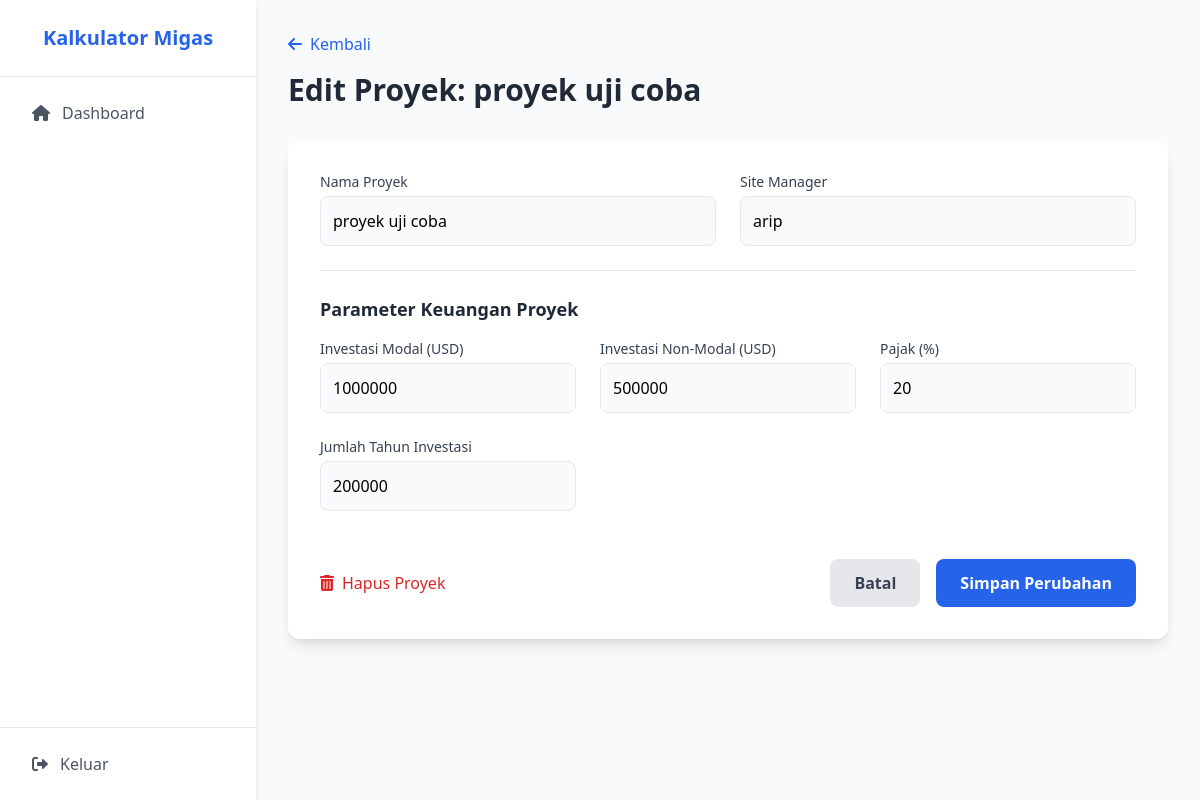
Page /edit-project.php?id=8 (signed in) on the committed database.
### tables this page shows
CREATE TABLE `projects` (
  `id` bigint UNSIGNED NOT NULL,
  `name` varchar(255) NOT NULL,
  `site_manager` varchar(255) NOT NULL,
  `invest_capital` int NOT NULL,
  `invest_noncapital` int NOT NULL,
  `tax` int NOT NULL,
  `depreciation` int NOT NULL,
  `user_id` bigint UNSIGNED NOT NULL,
  `created_at` timestamp NOT NULL,
  `updated_at` timestamp NOT NULL
);

### edit-project.php (the view, shortened to what this page needs)
<?php
$user_id = $_SESSION['user_id'];
require_once "config.php";
$project_id = isset($_GET['id']) ? trim($_GET['id']) : null;
$name = $site_manager = $invest_capital = $invest_noncapital = $tax = "";
$investment_years_display = "";
$validation_errors = [];
if ($_SERVER["REQUEST_METHOD"] == "POST") {
    $name = trim($_POST['name']);
    $site_manager = trim($_POST['site_manager']);
    $invest_capital = trim($_POST['invest_capital']);
    $invest_noncapital = trim($_POST['invest_noncapital']);
    $tax = trim($_POST['tax']);
    $investment_years_input = trim($_POST['investment_years']);
    if (empty($name)) {
        $validation_errors['name'] = "Nama proyek wajib diisi.";
    }
    if (empty($site_manager)) {
        $validation_errors['site_manager'] = "Nama manajer wajib diisi.";
    }
    if (empty($invest_capital) || !is_numeric($invest_capital)) {
        $validation_errors['invest_capital'] = "Investasi modal harus angka.";
    }
    if (empty($invest_noncapital) || !is_numeric($invest_noncapital)) {
        $validation_errors['invest_noncapital'] = "Investasi non-modal harus angka.";
    }
    if (empty($tax) || !is_numeric($tax)) {
        $validation_errors['tax'] = "Pajak harus angka.";
    }
    if (empty($investment_years_input) || !ctype_digit($investment_years_input)) {
        $validation_errors['investment_years'] = "Jumlah tahun harus angka bulat.";
    }
    if (empty($validation_errors)) {
        $calculated_depreciation_usd = ($investment_years_input > 0) ? round($invest_capital / $investment_years_input) : 0;
        $sql_update = "UPDATE projects SET name=?, site_manager=?, invest_capital=?, invest_noncapital=?, tax=?, depreciation=?, updated_at=NOW() WHERE id=? AND user_id=?";
        if ($stmt = $mysqli->prepare($sql_update)) {
            $stmt->bind_param("ssiiddii", $name, $site_manager, $invest_capital, $invest_noncapital, $tax, $calculated_depreciation_usd, $project_id, $user_id);
            if ($stmt->execute()) {
                header("location: project-details.php?id=" . $project_id);
                exit();
            } else {
                $error_message = "Gagal memperbarui proyek.";
            }
            $stmt->close();
        }
    }
} else {
    $sql_fetch = "SELECT * FROM projects WHERE id = ? AND user_id = ?";
    if ($stmt = $mysqli->prepare($sql_fetch)) {
        $stmt->bind_param("ii", $project_id, $user_id);
        if ($stmt->execute()) {
            $result = $stmt->get_result();
            if ($result->num_rows == 1) {
                $project = $result->fetch_assoc();
                $name = $project['name'];
                $site_manager = $project['site_manager'];
                $invest_capital = $project['invest_capital'];
                $invest_noncapital = $project['invest_noncapital'];
                $tax = $project['tax'];
                if (!empty($project['depreciation']) && $project['depreciation'] > 0 && !empty($project['invest_capital'])) {
                    $investment_years_display = round($project['invest_capital'] / $project['depreciation']);
                }
            } else {
                header("location: home.php");
                exit;
            }
        }
    }
}
?>
<!DOCTYPE html>
<html lang="id">
<head>
    <script src="https://cdn.tailwindcss.com"></script>
    <link rel="stylesheet" href="https://cdnjs.cloudflare.com/ajax/libs/font-awesome/6.0.0-beta3/css/all.min.css">
</head>
<body class="bg-gray-50">
    <div class="flex h-screen">
        <aside class="w-64 bg-white shadow-md flex flex-col">
            <div class="p-6 text-center border-b">
                <h2 class="text-xl font-bold text-blue-600">Kalkulator Migas</h2>
            </div>
            <nav class="flex-1 p-4 space-y-2"><a href="home.php" class="flex items-center px-4 py-2 text-gray-600 hover:bg-gray-100 rounded-lg"><i class="fas fa-home mr-3"></i> Dashboard</a></nav>
            <div class="p-4 border-t"><a href="logout.php" class="flex items-center px-4 py-2 text-gray-600 hover:bg-gray-100 rounded-lg"><i class="fas fa-sign-out-alt mr-3"></i> Keluar</a></div>
        </aside>
        <main class="flex-1 p-8 overflow-y-auto">
            <header class="mb-8">
                <a href="project-details.php?id=<?php echo $project_id; ?>" class="text-blue-600 hover:text-blue-800 mb-4 inline-block"><i class="fas fa-arrow-left mr-2"></i>Kembali</a>
                <h1 class="text-3xl font-bold text-gray-800">Edit Proyek: <?php echo htmlspecialchars($name); ?></h1>
            </header>
            <div class="max-w-4xl mx-auto bg-white p-8 rounded-xl shadow-lg">
                <form action="<?php echo htmlspecialchars($_SERVER['PHP_SELF']) . '?id=' . $project_id; ?>" method="POST" class="space-y-6">
                    <div class="grid grid-cols-1 md:grid-cols-2 gap-6">
                        <div>
                            <label for="name" class="block text-sm font-medium text-gray-700">Nama Proyek</label>
                            <input type="text" name="name" class="mt-1 w-full p-3 bg-gray-50 border rounded-lg" value="<?php echo htmlspecialchars($name); ?>">
                        </div>
                        <div>
                            <label for="site_manager" class="block text-sm font-medium text-gray-700">Site Manager</label>
                            <input type="text" name="site_manager" class="mt-1 w-full p-3 bg-gray-50 border rounded-lg" value="<?php echo htmlspecialchars($site_manager); ?>">
                        </div>
                    </div>
                    <div class="border-t pt-6">
                        <h3 class="text-lg font-semibold text-gray-800">Parameter Keuangan Proyek</h3>
                        <div class="grid grid-cols-1 md:grid-cols-2 lg:grid-cols-3 gap-6 mt-4">
                            <div>
                                <label for="invest_capital" class="block text-sm font-medium text-gray-700">Investasi Modal (USD)</label>
                                <input type="number" name="invest_capital" class="mt-1 w-full p-3 bg-gray-50 border rounded-lg" value="<?php echo htmlspecialchars($invest_capital); ?>">
                            </div>
                            <div>
                                <label for="invest_noncapital" class="block text-sm font-medium text-gray-700">Investasi Non-Modal (USD)</label>
                                <input type="number" name="invest_noncapital" class="mt-1 w-full p-3 bg-gray-50 border rounded-lg" value="<?php echo htmlspecialchars($invest_noncapital); ?>">
                            </div>
                            <div>
                                <label for="tax" class="block text-sm font-medium text-gray-700">Pajak (%)</label>
                                <input type="number" step="any" name="tax" class="mt-1 w-full p-3 bg-gray-50 border rounded-lg" value="<?php echo htmlspecialchars($tax); ?>">
                            </div>
                            <div>
                                <label for="investment_years" class="block text-sm font-medium text-gray-700">Jumlah Tahun Investasi</label>
                                <input type="number" name="investment_years" class="mt-1 w-full p-3 bg-gray-50 border rounded-lg" value="<?php echo htmlspecialchars($investment_years_display); ?>">
                            </div>
                        </div>
                    </div>
                    <div class="flex justify-between items-center pt-6">
                        <div>
                            <a href="delete-project.php?id=<?php echo $project_id; ?>" onclick="return confirm('Yakin hapus proyek ini?')" class="text-red-600 hover:text-red-800 font-medium"><i class="fas fa-trash-alt mr-2"></i>Hapus Proyek</a>
                        </div>
                        <div class="flex">
                            <a href="project-details.php?id=<?php echo $project_id; ?>" class="bg-gray-200 text-gray-700 font-bold py-3 px-6 rounded-lg mr-4">Batal</a>
                            <button type="submit" class="bg-blue-600 text-white font-bold py-3 px-6 rounded-lg">Simpan Perubahan</button>
                        </div>
                    </div>
                </form>
            </div>
        </main>
    </div>
</body>
</html>

### rows in the picture
projects: name "proyek uji coba", site_manager "arip", invest_capital "1000000", invest_noncapital "500000", tax "20", investment_years "200000"
